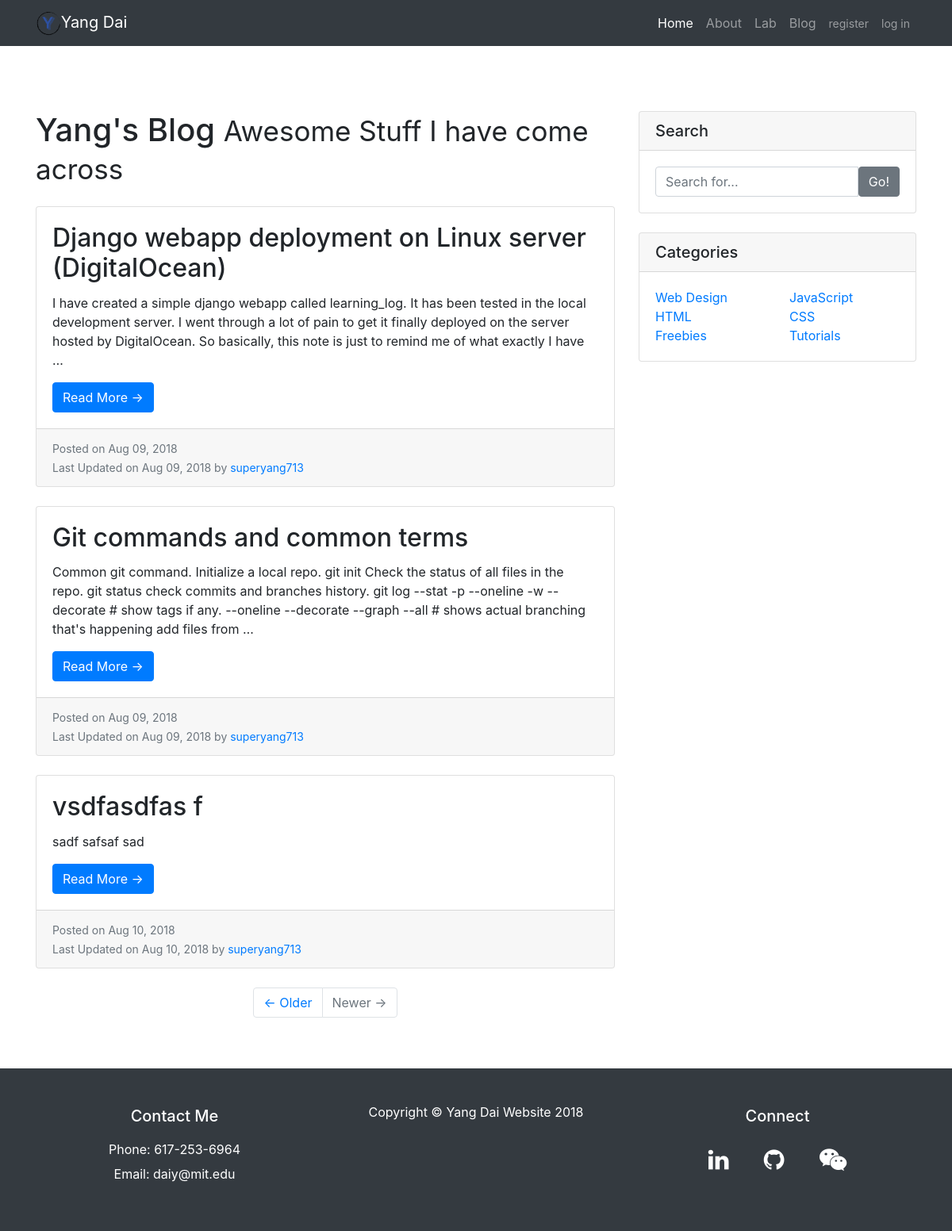
/blog/, run on an earlier commit of the app's database.
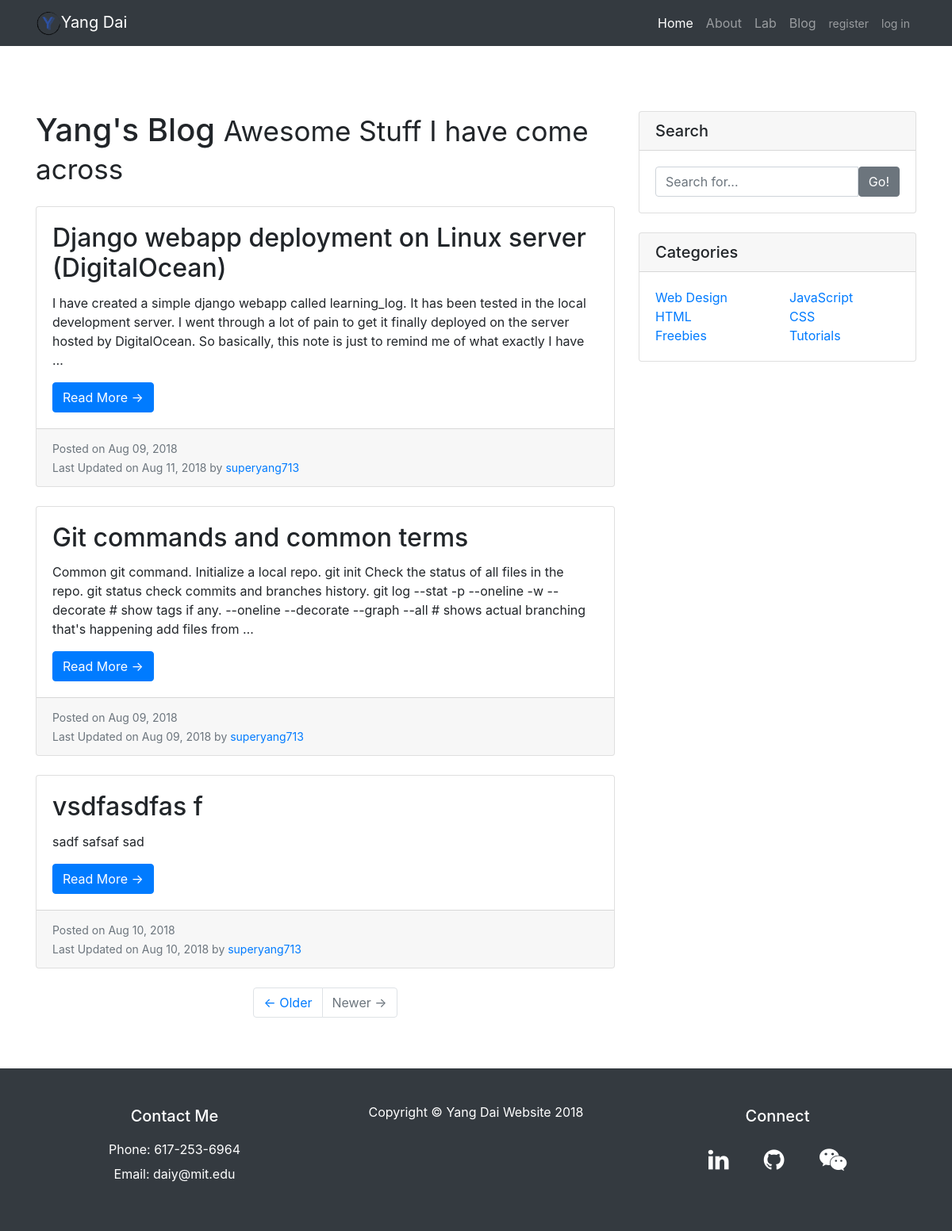
And on a later commit of the database.
### blog/models.py (models this page shows, shortened)
class Post(models.Model):
    author = models.ForeignKey('auth.User', on_delete=models.CASCADE)
    title = models.CharField(max_length=255)
    body = models.TextField()
    created_date = models.DateTimeField(default=timezone.now)
    published_date = models.DateTimeField(blank=True, null=True)
    slug = models.SlugField(max_length=140, unique=True)
    tag = models.ManyToManyField(Tag, related_name='posts')
    class Meta:
        verbose_name_plural = 'posts'
    def get_absolute_url(self):
        return reverse('blog:post_detail', kwargs={'slug': self.slug})

### blog/views.py (the view)
# urls.py: path(r'', PostListView.as_view(), name='post_list'),
class PostListView(ListView):
    model = Post
    paginate_by = 10
    template_name = 'blog/post_list.html'
    def get_context_data(self, **kwargs):
        context = super().get_context_data(**kwargs)
        context['posts'] = Post.objects.all().order_by('created_date')
        context['tags'] = Tag.objects.all()
        return context

### blog/templates/blog/post_list.html (shortened to what this page needs)
{% extends "home/base.html" %}
{% block content %}
  <div class="container">
    <div class="row">
      <div class="col-md-8">
        <h1 class="my-4">Yang's Blog
          <small>Awesome Stuff I have come across</small>
        </h1>
        {% for post in posts %}
          <div class="card mb-4">
            <div class="card-body">
              <h2 class="card-title">{{ post.title }}</h2>
              <p class="card-text">{{ post.body|striptags|truncatewords:50 }}</p>
              <a href="{{ post.get_absolute_url }}" class="btn btn-primary">Read More &rarr;</a>
            </div>
            <div class="card-footer text-muted">
              <small>
                Posted on {{ post.created_date|date:'M d, Y' }}
                <br>
                Last Updated on {{ post.published_date|date:'M d, Y' }} by
                <a href="{% url 'home:about' %}">{{ post.author }}</a>
              </small>
            </div>
          </div>
      {% endfor %}
        <ul class="pagination justify-content-center mb-4">
          <li class="page-item">
            <a class="page-link" href="#">&larr; Older</a>
          </li>
          <li class="page-item disabled">
            <a class="page-link" href="#">Newer &rarr;</a>
          </li>
        </ul>
      </div>
        <div class="col-md-4">
          <div class="card my-4">
            <h5 class="card-header">Search</h5>
            <div class="card-body">
              <div class="input-group">
                <input type="text" class="form-control" placeholder="Search for...">
                <span class="input-group-btn">
                  <button class="btn btn-secondary" type="button">Go!</button>
                </span>
              </div>
            </div>
          </div>
          <div class="card my-4">
            <h5 class="card-header">Categories</h5>
            <div class="card-body">
              <div class="row">
                <div class="col-lg-6">
                  <ul class="list-unstyled mb-0">
                    <li>
                      <a href="#">Web Design</a>
                    </li>
                    <li>
                      <a href="#">HTML</a>
                    </li>
                    <li>
                      <a href="#">Freebies</a>
                    </li>
                  </ul>
                </div>
                <div class="col-lg-6">
                  <ul class="list-unstyled mb-0">
                    <li>
                      <a href="#">JavaScript</a>
                    </li>
                    <li>
                      <a href="#">CSS</a>
                    </li>
                    <li>
                      <a href="#">Tutorials</a>
                    </li>
                  </ul>
                </div>
              </div>
            </div>
          </div>
        </div>
      </div>
    </div>
{% endblock content %}

### home/templates/home/base.html (shortened to what this page needs)
{% load bootstrap4 %}
{% load static %}
<!DOCTYPE html>
<html lang="en">
<head>
  {% bootstrap_css %}
  <link href="{% static 'home/css/font-awesome/css/font-awesome.min.css' %}" rel="stylesheet">
  <link href="{% static 'home/css/custom.css' %}" rel="stylesheet">
</head>
<body>
  <nav class="navbar navbar-expand-lg navbar-dark bg-dark fixed-top">
    <div class="container">
      <a class="navbar-brand" href="{% url 'home:index' %}"><img style="max-height:30px;" src="{% static 'home/images/yang_banner.png'%}"/>Yang Dai</a>
      <div class="collapse navbar-collapse" id="navbarResponsive">
        <ul class="navbar-nav ml-auto">
          <li class="nav-item active">
            <a class="nav-link" href="{% url 'home:index' %}">Home
            </a>
          </li>
          <li class="nav-item">
            <a class="nav-link" href="{% url 'home:about' %}">About</a>
          </li>
          <li class="nav-item">
            <a class="nav-link" href="{% url 'lab:pressure_monitor' %}">Lab</a>
          </li>
          <li class="nav-item">
            <a class="nav-link" href="{% url 'blog:post_list' %}">Blog</a>
          </li>
          {% if user.is_authenticated %}
          <li class="nav-item">
            <a class="nav-link">Hello, {{ user.username }}</a>
          </li>
          <li class="nav-item">
            <a class="nav-link" href="{% url 'users:logout' %}"><small>log out</small></a>
          </li>
          {% else %}
          <li class="nav-item">
            <a class="nav-link" href="{% url 'users:register' %}"><small>register</small></a>
          </li>
          <li class="nav-item">
            <a class="nav-link" href="{% url 'users:login' %}"><small>log in</small></a>
          </li>
          {% endif %}
        </ul>
      </div>
    </div>
  </nav>
{% block content %}
{% endblock %}
  <div class="footer">
    <div class="py-5 bg-dark">
      <footer>
        <div class="container">
          <div class="row">
            <div class="col-sm">
              <div class="m-0 text-center text-white">
                <h5>Contact Me</h5><br>
                <p>Phone: 617-253-6964</p>
                <p>Email: daiy@mit.edu</p>
              </div>
            </div>
            <div class="col-sm">
              <div class="m-0 text-center text-white">
                <p>Copyright &copy; Yang Dai Website 2018</p>
              </div>
            </div>
            <div class="col-sm">
              <div class="m-0 text-center text-white">
                <h5>Connect</h5>
                <a href="https://www.linkedin.com/in/yangdai713"><i class="fa fa-linkedin"></i></a>
                <a href="https://github.com/superyang713" class="fa fa-github"></a>
                <a href="{% static 'home/images/wechat.jpg' %}" class="fa fa-wechat"></a>
              </div>
            </div>
          </div>
        </div>
      </footer>
    </div>
  </div>
</body>
</html>

### home/static/home/css/custom.css (style rules this page uses)
html { position: relative; min-height: 85%; }
body { margin-bottom: 60px; }
@media (min-width: 992px) { body { padding-top: 56px; } }
footer .fa { padding: 20px; font-size: 30px; color: white; }
.footer { position: absolute; bottom: 0; width: 100%; height: 20px; line-height: 15px; }
body > .container { padding: 60px 15px 0; }

What changed in the data, as far as the page shows it:
changed Post "Django webapp deployment on Linux server (DigitalOcean)": published_date "Aug 09, 2018" → "Aug 11, 2018"
